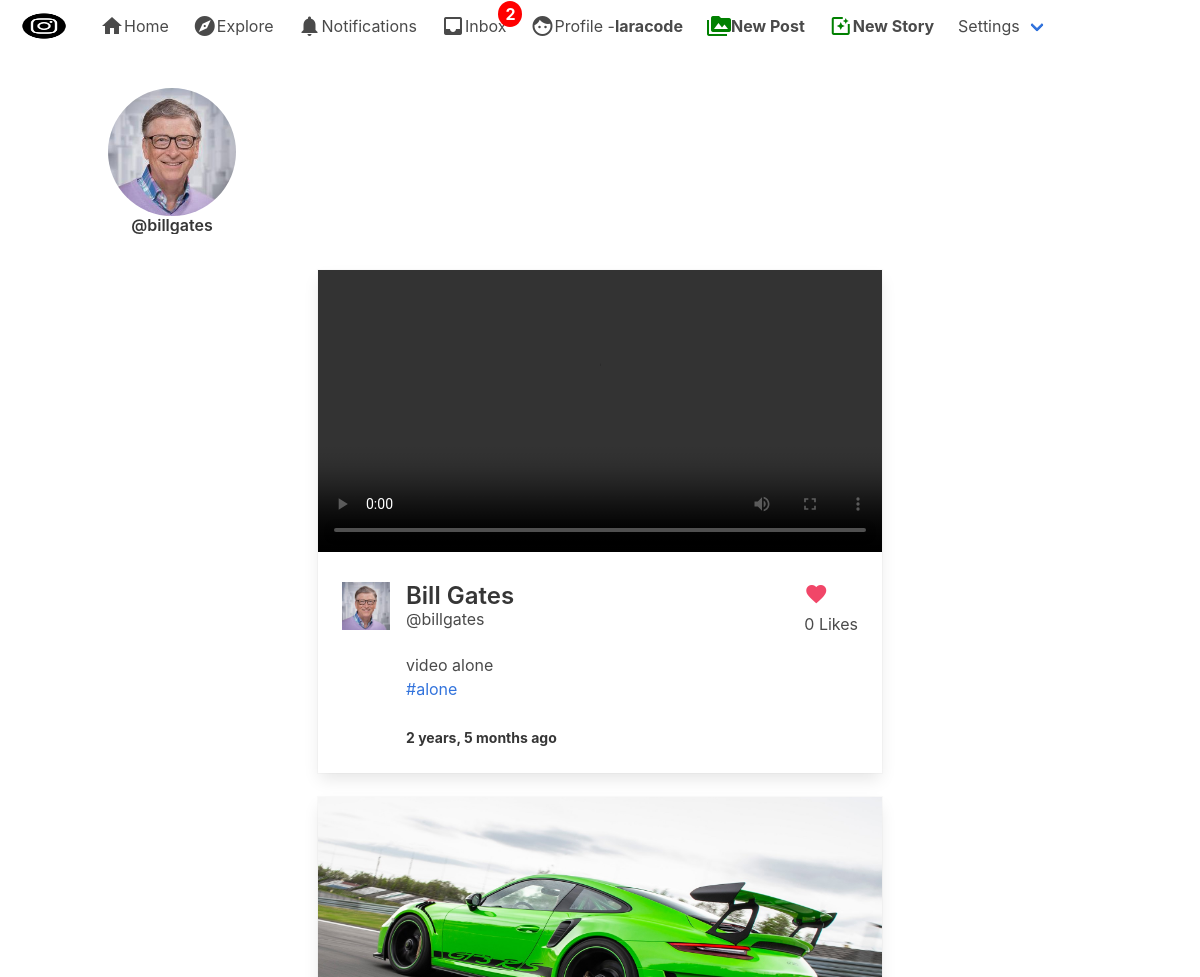
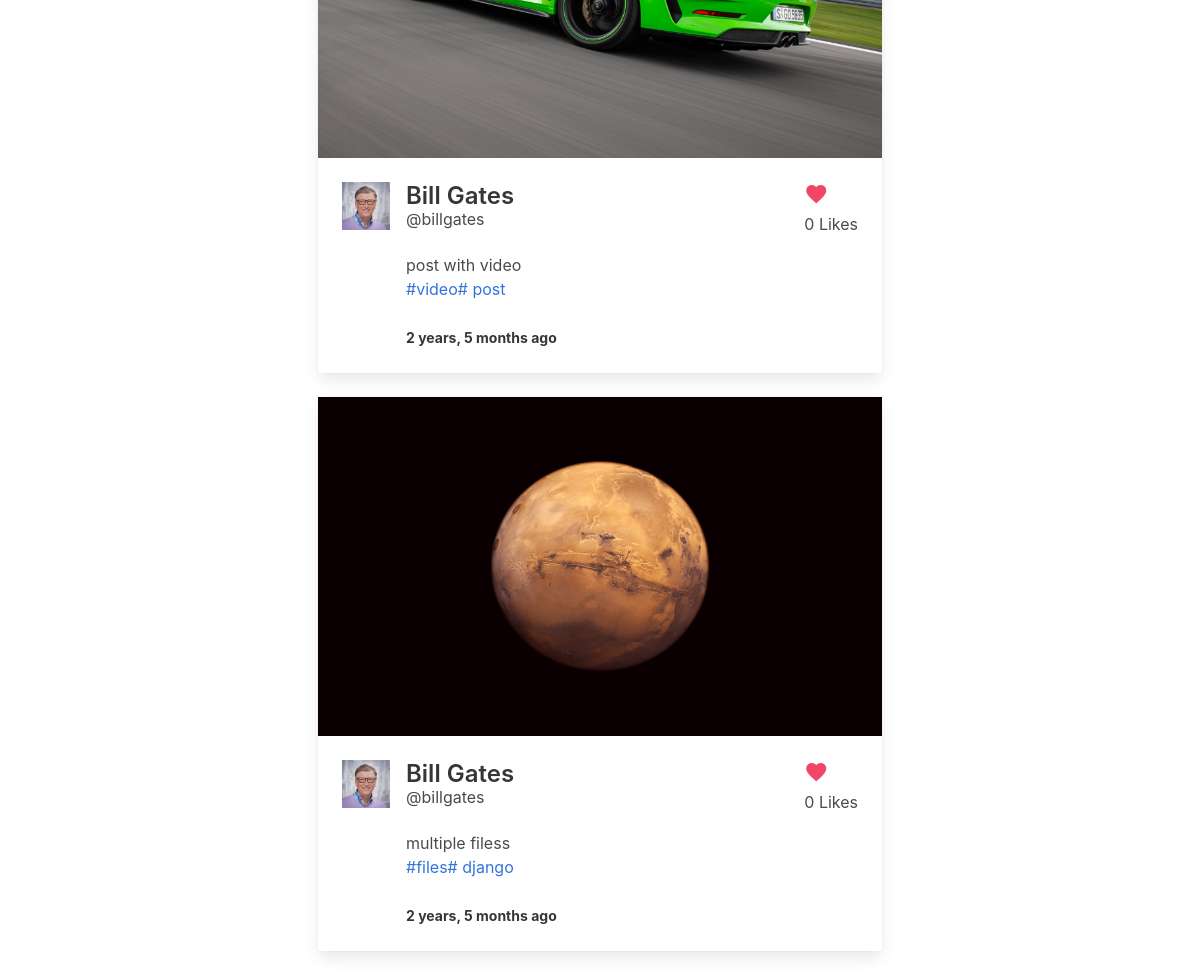
Screenshot of /post/ (signed in) with the database file from the repository (2 pictures, top to bottom).
### stories/models.py (models this page shows, shortened)
class StoryStream(models.Model):
	following = models.ForeignKey(User, on_delete=models.CASCADE, related_name='story_following')
	user = models.ForeignKey(User, on_delete=models.CASCADE)
	story = models.ManyToManyField(Story, related_name='storiess')
	date = models.DateTimeField(auto_now_add=True)

### authy/models.py (models this page shows, shortened)
class Profile(models.Model):
	user = models.OneToOneField(User, on_delete=models.CASCADE, related_name='profile')
	first_name = models.CharField(max_length=50, null=True, blank=True)
	last_name = models.CharField(max_length=50, null=True, blank=True)
	location = models.CharField(max_length=50, null=True, blank=True)
	url = models.CharField(max_length=80, null=True, blank=True)
	profile_info = models.TextField(max_length=150, null=True, blank=True)
	created = models.DateField(auto_now_add=True)
	favorites = models.ManyToManyField(Post)
	picture = models.ImageField(upload_to=user_directory_path, blank=True, null=True, verbose_name='Picture')

### post/models.py (models this page shows, shortened)
class Post(models.Model):
	id = models.UUIDField(primary_key=True, default=uuid.uuid4, editable=False)
	content =  models.ManyToManyField(PostFileContent, related_name='contents')
	caption = models.TextField(max_length=1500, verbose_name='Caption')
	posted = models.DateTimeField(auto_now_add=True)
	tags = models.ManyToManyField(Tag, related_name='tags')
	user = models.ForeignKey(User, on_delete=models.CASCADE)
	likes = models.IntegerField(default=0)
	def get_absolute_url(self):
		return reverse('postdetails', args=[str(self.id)])

class Tag(models.Model):
	title = models.CharField(max_length=75, verbose_name='Tag')
	slug = models.SlugField(null=False, unique=True)
	class Meta:
		verbose_name='Tag'
		verbose_name_plural = 'Tags'
	def get_absolute_url(self):
		return reverse('tags', args=[self.slug])
	def __str__(self):
		return self.title

class PostFileContent(models.Model):
	user = models.ForeignKey(User, on_delete=models.CASCADE, related_name='content_owner')
	file = models.FileField(upload_to=user_directory_path)

### post/views.py (the view)
# urls.py: path('', index, name='index'),
@login_required
def index(request):
	user = request.user
	posts = Stream.objects.filter(user=user)
	stories = StoryStream.objects.filter(user=user)
	group_ids = []
	for post in posts:
		group_ids.append(post.post_id)
	post_items = Post.objects.filter(id__in=group_ids).all().order_by('-posted')
	template = loader.get_template('index.html')
	context = {
		'post_items': post_items,
		'stories': stories,
	}
	return HttpResponse(template.render(context, request))

### direct/views.py (called while the page is built)
def checkDirects(request):
	directs_count = 0
	if request.user.is_authenticated:
		directs_count = Message.objects.filter(user=request.user, is_read=False).count()
	return {'directs_count':directs_count}

### notifications/views.py (called while the page is built)
def CountNotifications(request):
	count_notifications = 0
	if request.user.is_authenticated:
		count_notifications = Notification.objects.filter(user=request.user, is_seen=False).count()
	return {'count_notifications':count_notifications}

### instagram_clone/templates/index.html (shortened to what this page needs)
{% extends 'base.html' %}
{% load static %}
{% load humanize %}
{% block content %}
  <div style="overflow-x: scroll;" class="columns">
{% for story in stories %}
  <div style="padding-right: 9px;">
    <a name="{{ story.id }}" class="showModal">
    <figure class="image is-128x128">
      <img class="is-rounded" src="{{ story.following.profile.picture.url }}">
    </figure>
    <div class="media-content has-text-centered">
      <p class="title is-6">@{{ story.following.username }}</p>
    </div>
    </a>
  </div>
{% endfor %}
  </div>
</div>
<br>
  <div class="columns is-mobile is-centered">
  <div class="column is-half">
{% for post_item in post_items %}
  <div class="card">
  <div class="card-image">
  {% if post_item.content.first.file.name|slice:"-3:" == 'jpg' or post_item.content.first.file.name|slice:"-3:" == 'png' %}
    <figure class="image is-5by3">
      <a href="{{ post_item.get_absolute_url }}">
        <img src="{{ post_item.content.first.file.url }}" alt="Placeholder image">
      </a>
    </figure>
  {% else %}
    <a href="{{ post_item.get_absolute_url }}">
      <video width="1080" controls="controls" preload="metadata">
        <source src="{{ post_item.content.first.file.url }}#t=0.5" type="video/mp4">
      </video>
    </a>
  {% endif %}
  </div>
  <div class="card-content">
    <div class="media">
      <div class="media-left">
        <figure class="image is-48x48">
          {% if post_item.user.profile.picture %}
            <img src="{{ post_item.user.profile.picture.url }}" alt="Placeholder image">
          {% else %}
            <img src="https://bulma.io/images/placeholders/96x96.png" alt="Placeholder image">
          {% endif %}
        </figure>
      </div>
      <div class="media-content">
        {% if post_item.user.profile.first_name %}
          <a href="{% url 'profile' post_item.user %}"><p class="title is-4">{{ post_item.user.profile.first_name }} {{ post_item.user.profile.last_name }}</p></a>
        {% else %}
          <a href="{% url 'profile' post_item.user %}"><p class="title is-4">Unknown</p></a>
        {% endif %}
        <p class="subtitle is-6">@{{ post_item.user.username }}</p>
      {{ post_item.caption }}
      <p>{% for tag in post_item.tags.all %}<a href="{{ tag.get_absolute_url }}">#{{ tag }}</a>{% endfor %}</p>
      <br>
      <strong><small>{{ post_item.posted | naturaltime }}</small></strong>
      </div>
    <div class="media-right">
      <a href="{% url 'postlike' post_item.id %}"><i class="material-icons has-text-danger">favorite</i></a>
      <p>{{ post_item.likes }} Likes</p>
    </div>
</div>
  </div>
</div>
<br>
{% endfor %}
</div>
</div>
{% endblock %}

### instagram_clone/templates/base.html (shortened to what this page needs)
{% load static %}
<!DOCTYPE html>
<html>
  <head>
    <link rel="stylesheet" href="{% static 'css/bulma.min.css' %}">
    <link rel="stylesheet" href="{% static 'css/style.css' %}">
  </head>
  <body>
  <nav class="navbar" role="navigation" aria-label="main navigation">
  <div class="navbar-brand">
    <a class="navbar-item" href="">
      <img src="{% static 'img/instagram_black.png' %}" width="64" height="64">
    </a>
  </div>
  <div id="navbarBasicExample" class="navbar-menu">
    <div class="navbar-start">
      <a href="{% url 'index' %}" class="navbar-item">
        <i class="material-icons">home</i>
        Home
      </a>
      <a class="navbar-item">
        <i class="material-icons">explore</i>
        Explore
      </a>
      <a href="{% url 'show-notifications' %}" class="navbar-item">
        <i class="material-icons">notifications</i>
        Notifications
      </a>
      <a href="{% url 'inbox' %}" class="navbar-item">
        <i class="material-icons">inbox</i>
        Inbox
        {% if directs_count %}
        <span class="badge">{{ directs_count }}</span>
        {% endif %}
      </a>
      <a href="{% url 'profile' request.user %}" class="navbar-item">
        <i class="material-icons">face</i>
        Profile - <strong>{{ request.user }}</strong>
      </a>
        <a href="{% url 'newpost' %}" class="navbar-item">
          <i style="color: green;" class="material-icons">perm_media</i>
          <strong>New Post</strong>
        </a>
        <a href="{% url 'newstory' %}" class="navbar-item">
          <i style="color: green;" class="material-icons">photo_filter</i>
          <strong>New Story</strong>
        </a>
      <div class="navbar-item has-dropdown is-hoverable">
        <a class="navbar-link">
          Settings
        </a>
      </div>
    </div>
  </div>
</nav>
  <section class="section">
    <div class="container">
      {% block content %}
      {% endblock %}
  </section>
  </body>
</html>

### instagram_clone/static/css/style.css (style rules this page uses)
.badge { position: absolute; top: 1px; right: -4px; padding: 1px 7px; border-radius: 50%; background: red; color: white; font-weight: bold; }
* { box-sizing:border-box }

### rows the page displays
StoryStream: following.profile.picture (picture), following.username "billgates"
Post: user.profile.picture (picture), user.profile.first_name "Bill", user.profile.last_name "Gates", user.username "billgates", caption "video alone", posted "2 years, 5 months ago", likes "0"
Tag: title "alone"
Post: content.first.file (picture), user.profile.picture (picture), user.profile.first_name "Bill", user.profile.last_name "Gates", user.username "billgates", caption "post with video", posted "2 years, 5 months ago", likes "0"
Tag: title "video"
Tag: title "post"
Post: content.first.file (picture), user.profile.picture (picture), user.profile.first_name "Bill", user.profile.last_name "Gates", user.username "billgates", caption "multiple filess", posted "2 years, 5 months ago", likes "0"
Tag: title "files"
Tag: title "django"

### other values shown
{{ directs_count }} "2"
{{ request.user }} "laracode"
